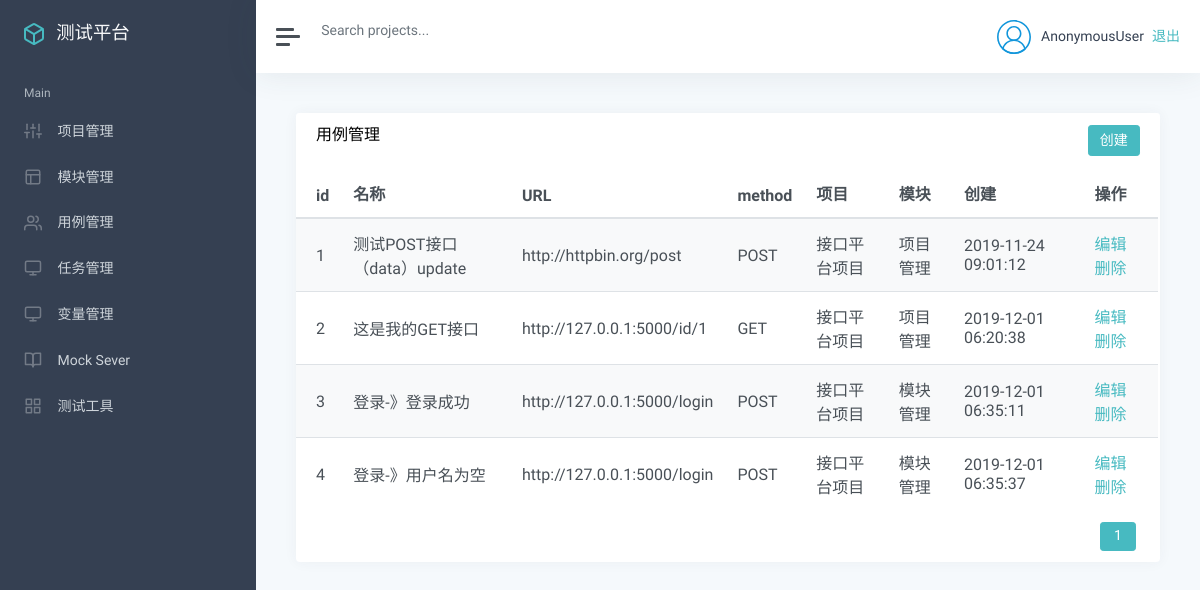
The page /case/ on the database as committed earlier.
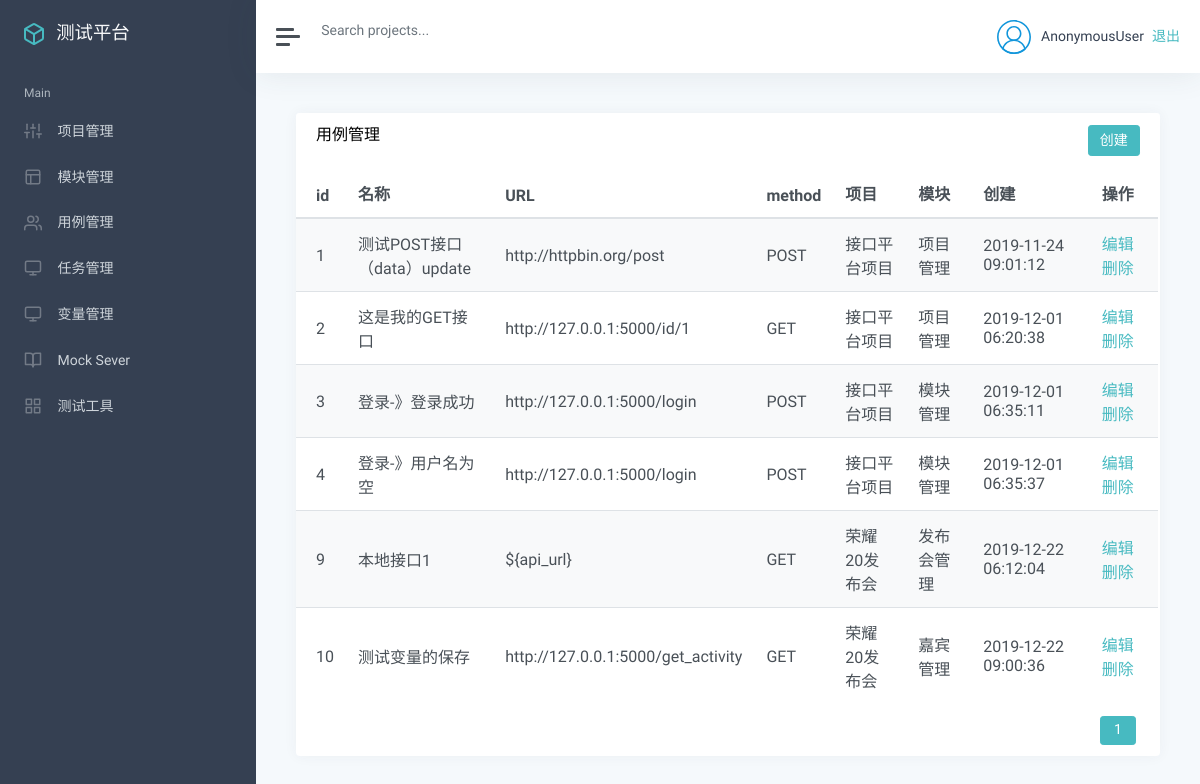
The same page on the database as committed later.
### app_case/models.py (models this page shows, shortened)
class TestCase(models.Model):
    module = models.ForeignKey(Module, on_delete=models.CASCADE)
    name = models.CharField("名称", max_length=50, null=False)
    url = models.TextField("URL", null=False)
    method = models.IntegerField("请求方法", null=False)
    header = models.TextField("请求头", null=False)
    parameter_type = models.IntegerField(
        "参数类型", null=False)  # 1：form-data 2: json
    parameter_body = models.TextField("参数内容", null=False)
    result = models.TextField("结果", null=False)
    assert_type = models.IntegerField(
        "断言类型", null=False)  # 1：包含contains 2: 相等equal
    assert_text = models.TextField("结果", null=False)
    update_time = models.DateTimeField("更新时间", auto_now=True)
    create_time = models.DateTimeField("创建时间", auto_now_add=True)

### app_manage/models.py (models this page shows)
class Module(models.Model):
    project = models.ForeignKey(Project, on_delete=models.CASCADE)
    name = models.CharField("名称", max_length=100, null=False, default="")
    describe = models.TextField("描述", default="")
    update_time = models.DateTimeField("更新时间", auto_now=True)
    create_time = models.DateTimeField("创建时间", auto_now_add=True)
    def __str__(self):
        return self.name

class Project(models.Model):
    name = models.CharField("名称", max_length=100, null=False, default="")
    describe = models.TextField("描述", default="")
    status = models.BooleanField("状态", default=True)
    update_time = models.DateTimeField("更新时间", auto_now=True)
    create_time = models.DateTimeField("创建时间", auto_now_add=True)
    def __str__(self):
        return self.name

### app_case/views.py (the view)
# urls.py: path('', views.list_case),
def list_case(request):
    cases = TestCase.objects.all()
    p = Paginator(cases, 10)
    page = request.GET.get("page", "")
    if page == "":
        page = 1
    try:
        page_cases = p.page(page)
    except EmptyPage:
        page_cases = p.page(p.num_pages)
    except PageNotAnInteger:
        page_cases = p.page(1)
    return render(request, "case/list.html", {
        "cases": page_cases
    })

### templates/case/list.html (shortened to what this page needs)
{% extends "manage.html" %}
{% block manage %}
<div class="card flex-fill">
    <div class="card-header">
        <h5 class="card-title mb-0" style="float:left">用例管理</h5>
        <button onclick="case_add()" type="button" class="btn btn-primary" style="float:right">创建</button>
    </div>
    <div id="datatables-dashboard-traffic_wrapper" class="dataTables_wrapper dt-bootstrap4 no-footer">
        <div class="row">
            <div class="col-sm-12">
                <table id="datatables-dashboard-traffic" class="table table-striped my-0 dataTable no-footer"
                    role="grid" aria-describedby="datatables-dashboard-traffic_info">
                    <thead>
                        <tr role="row">
                            <th>id</th>
                            <th>名称</th>
                            <th>URL</th>
                            <th>method</th>
                            <th>项目</th>
                            <th>模块</th>
                            <th>创建</th>
                            <th>操作</th>
                        </tr>
                    </thead>
                    <tbody>
                        {% for c in cases %}
                        <tr role="row" class="odd">
                            <td>{{ c.id }}</td>
                            <td>{{ c.name }}</td>
                            <td>{{ c.url }}</td>
                            {% if c.method == 1 %}
                                <td>GET</td>
                            {% endif %}
                            {% if c.method == 2 %}
                                <td>POST</td>
                            {% endif %}
                            <td>{{ c.module.project }}</td>
                            <td>{{ c.module }}</td>
                            <td>{{ c.create_time |date:"Y-m-d H:i:s"}}</td>
                            <td>
                                <a href="/case/edit_case/{{ c.id }}/">编辑</a>
                                <a style="color: #47bac1" onclick="case_delete({{c.id}})">删除</a>
                            </td>
                        </tr>
                        {% endfor %}
                    </tbody>
                </table>
            </div>
        </div>
        <div class="row">
            <div class="col-sm-12 col-md-5">
                <div class="dataTables_info" id="datatables-dashboard-traffic_info" role="status" aria-live="polite">
                </div>
            </div>
            <div class="col-sm-12 col-md-7">
                <div class="dataTables_paginate paging_simple_numbers" id="datatables-dashboard-traffic_paginate">
                    <ul class="pagination">
                        <li class="paginate_button page-item active">
                            <a href="#" aria-controls="datatables-dashboard-traffic" data-dt-idx="1" tabindex="0"
                                class="page-link">{{cases.number}}</a>
                        </li>
                    </ul>
                </div>
            </div>
        </div>
    </div>
</div>
{% endblock %}

Rows that differ between the two databases and show on the page:
added TestCase: id "9", name "本地接口1", url "${api_url}", method "GET", module.project "荣耀20发布会", module "发布会管理", create_time "2019-12-22 06:12:04"
added TestCase: id "10", name "测试变量的保存", url "http://127.0.0.1:5000/get_activity", method "GET", module.project "荣耀20发布会", module "嘉宾管理", create_time "2019-12-22 09:00:36"
